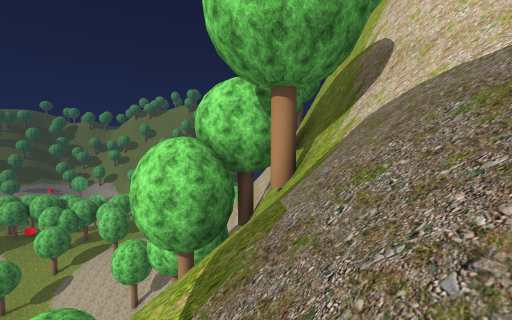
View 1 (above)

14 first-person views from a walk through a scene from a Unity 3-D project. The camera is 1.3 m above the floor, tilts 4° down and sees 90° across. The floor is counted in squares, 2 m on a side. Each view is taken from the middle of a square. On the plan, view 1 faces up. The plan holds only what a view shows up to about 9 squares ahead; the rest is blank. The place goes on beyond the plan. Some trees and plants on the terrain are drawn as simple stand-ins. The player is left out. Some surface patterns are stand-ins.

View 2
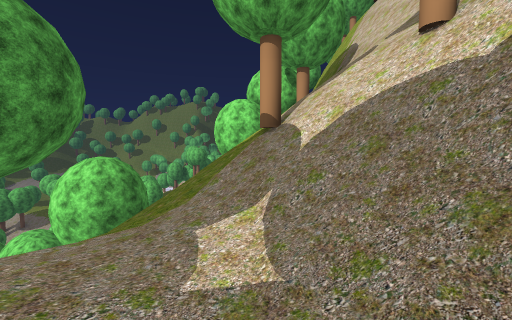

View 3
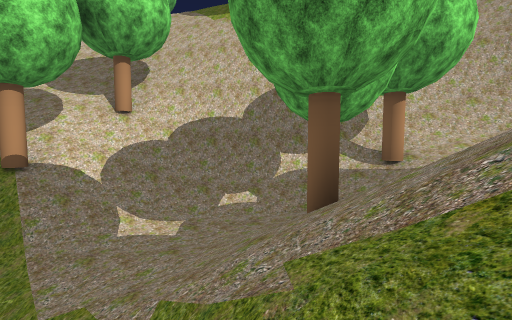

View 4
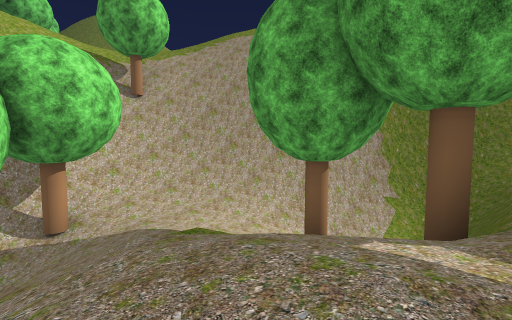

View 5
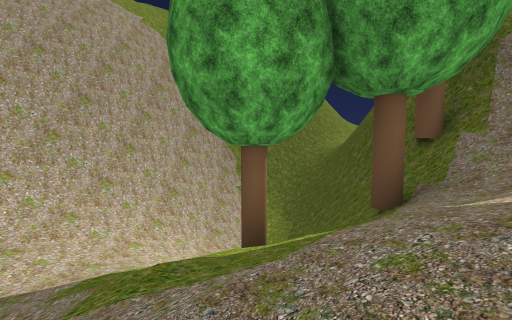

View 6
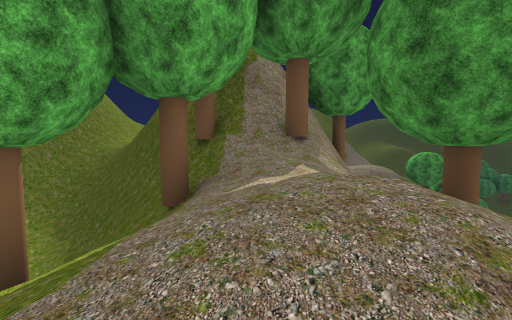

View 7
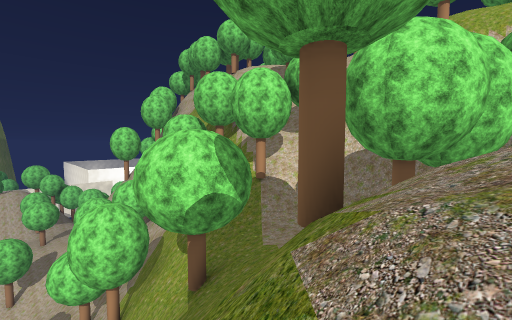

View 8
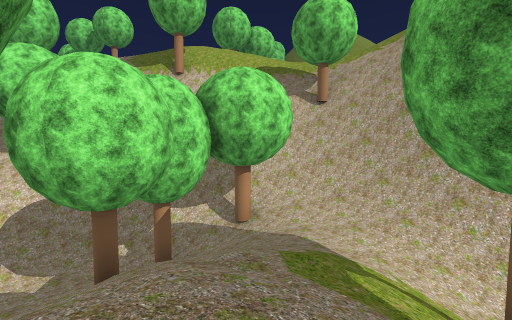

View 9
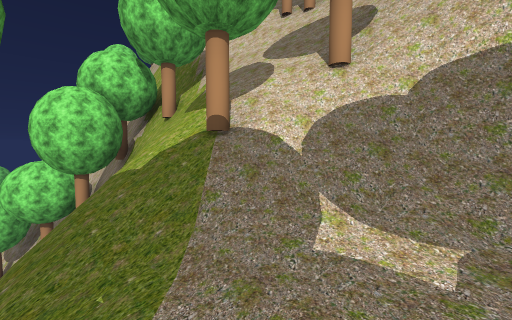

View 10
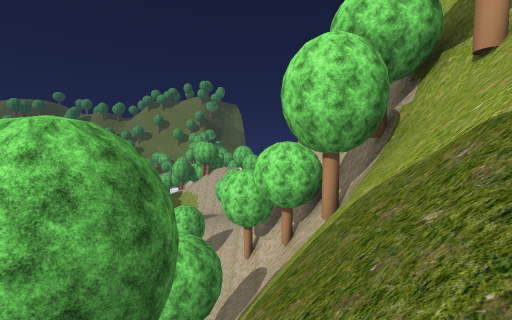

View 11
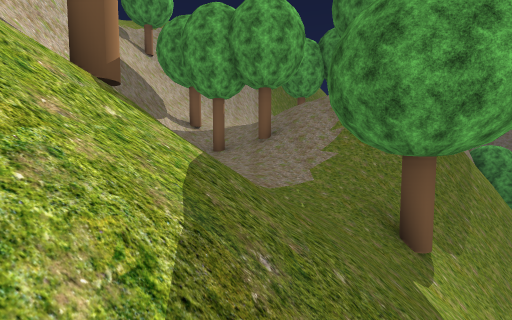

View 12
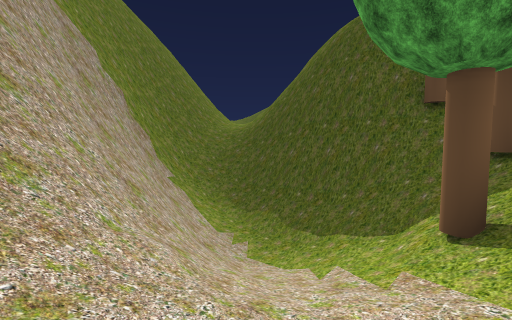

View 13
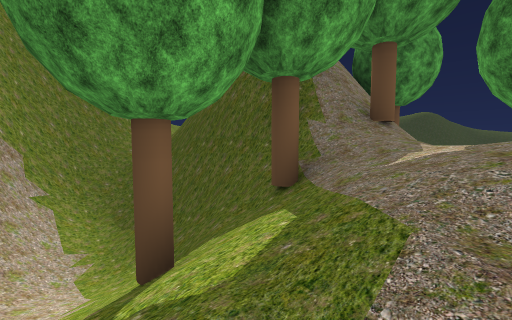

View 14
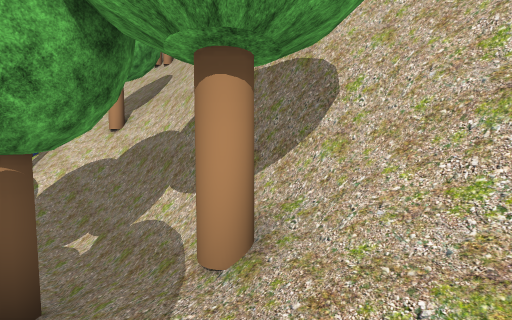

### Floor plan
Key: @ floor where view 1 was taken; # wall or solid block; . main floor; : floor 3.25 m higher than the main floor; + floor 4.75 m higher than the main floor; / step, stairs or slope; = window, fence, low wall or low ledge; v drop or lower ground; T tree.
Columns run from 7 left of view 1 to 6 right of it. Each row starts with its distance up from view 1.
  9    /##
  8    /##  vv
  7    /##  vvv
  6   TT## T#vv
  5     ##TT#vv
  4      TTT##v
  3     vv//###v
  2   #Tv/////=T
  1   #Tv/////=T
  0   v///T@/T=
 -1  vvT////TT=v
 -2  vv//.//##vv
 -3 vv///../##vv
 -4 vv////./# vT
 -5 v/T//TT/# vv/
 -6 ////////## v//
 -7 T++////T##vv//
 -8 /////::/=#v//
 -9 T/TT/::/##T/
-10 T///////#TT
-11 ##////###v/
-12 ##/.=###vv/
-13 ##//###vvv
-14 ##//#  vv
-15 ///## vv/
-16 //##
-17  ## v
-18   vvv
-19    v

Where each view was taken, in squares from view 1:
view 1: 0 up, 0 right, facing up
view 2: 4 down, 1 left, facing up
view 3: 4 down, 5 left, facing right
view 4: 6 down, 6 left, facing down-right
view 5: 6 down, 4 left, facing down
view 6: 6 down, 4 left, facing down-left
view 7: 6 down, 7 left, facing up-right
view 8: 7 down, 6 left, facing right
view 9: 3 down, 3 left, facing up-right
view 10: 0 up, 3 left, facing up
view 11: 2 up, 2 left, facing down
view 12: 9 down, 1 left, facing down-left
view 13: 7 down, 3 left, facing down-left
view 14: 8 down, 1 left, facing up-right
